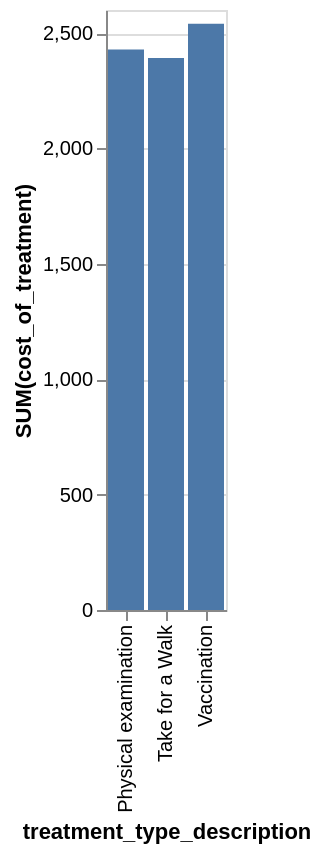

This figure's Vega-Lite source:
### Vega-Lite specification from a JSON file in a GitHub repository (floating-point values rounded to 4 significant figures)
{"data": {"values": [{"x_data": "Physical examination", "y_data": 2429}, {"x_data": "Take for a Walk", "y_data": 2392}, {"x_data": "Vaccination", "y_data": 2540}]}, "mark": "bar", "encoding": {"x": {"field": "x_data", "type": "nominal", "title": "treatment_type_description", "sort": "ascending"}, "y": {"field": "y_data", "type": "quantitative", "title": "SUM(cost_of_treatment)"}}}
